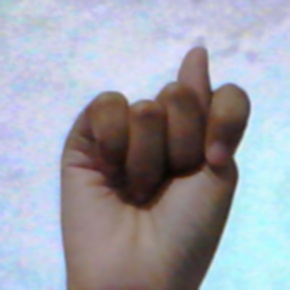
#> input picture train_data/1.png, 290 x 290 px
$ python test_white_morfologi.py
#> lines starting #> are read from the running program, lines starting #| are printed output that depends on the picture; after the words box and inside, x2 and y2 are one past the last pixel; in counts of white or black regions, pixels touching at a corner belong together
import cv2
import numpy as np
from matplotlib import pyplot as plt
from header import image_enhanchment

img = cv2.imread("train_data/1.png")
#> img is the input picture: shape (290, 290, 3); mean B, G, R 173.7, 163.6, 160.1
# cv2.imshow('origin',img)

#1 treshold
ret2,thresh = cv2.threshold(img,127,255,cv2.THRESH_TRUNC)
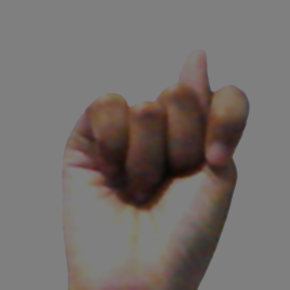
#> thresh: shape (290, 290, 3); mean B, G, R 107.7, 110.4, 116.4
# cv2.imshow("threshold",thresh)

#2 gray
gray_image = cv2.cvtColor(thresh, cv2.COLOR_BGR2GRAY)
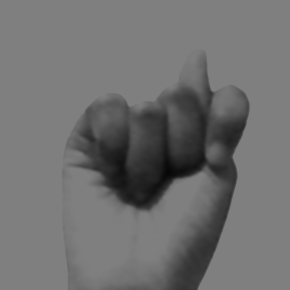
#> gray_image: shape (290, 290); min 7, max 127, mean 111.9
# cv2.imshow("threshold2",gray_image)

#3 blur
#blur = cv2.GaussianBlur(gray_image,(11,11),0)
#cv2.imshow("threshold2",blur)

#4 adaptiveThreshold Mean
th2 = cv2.adaptiveThreshold(gray_image,255,cv2.ADAPTIVE_THRESH_MEAN_C, cv2.THRESH_BINARY,11,2)
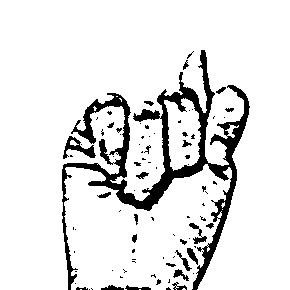
#> th2: shape (290, 290); 89.3% white; 85 black regions (60 under 20 px), largest, box (x1, y1, x2, y2) and area: (62, 50, 250, 290) 7356, (63, 136, 96, 159) 277, (189, 223, 207, 244) 125
# cv2.imshow("th2_ADAPTIVE_THRESH_MEAN_C",th2)
cv2.imwrite("train_data/ADAPTIVE_THRESH_MEAN_C.png", th2)

#5 adaptiveThreshold GAUSSIAN
# th3 = cv2.adaptiveThreshold(gray_image,255,cv2.ADAPTIVE_THRESH_GAUSSIAN_C,cv2.THRESH_BINARY,11,2)
# cv2.imshow("th3_ADAPTIVE_THRESH_GAUSSIAN_C",th3)
# cv2.imwrite("train_data/THRESH_GAUSSIAN.png", th3)

kernel = np.ones((3,3),np.uint8)
# [9 lines of commented-out code are left out]
erosi = cv2.erode(th2,kernel,iterations = 1)
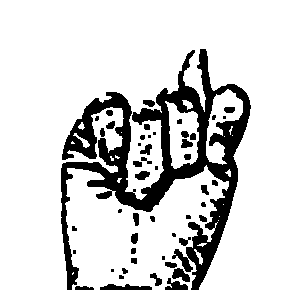
#> erosi: shape (290, 290); 83% white; 49 black regions (14 under 20 px), largest, box (x1, y1, x2, y2) and area: (61, 49, 251, 290) 12152, (100, 284, 152, 290) 220, (165, 278, 188, 290) 156
# cv2.imshow("Erosi",erosi)
cv2.imwrite("train_data/erosi_3.png", erosi)

# [11 lines of commented-out code are left out]


imagem = cv2.bitwise_not(th2)

cv2.imshow("negative",imagem)


plt.subplot(131),plt.imshow(img,cmap = 'gray')
plt.title('Citra Awal'), plt.xticks([]), plt.yticks([])

plt.subplot(132),plt.imshow(th2,cmap = 'gray')
plt.title('ADAPTIVE_GAUSSIAN'), plt.xticks([]), plt.yticks([])

plt.subplot(133),plt.imshow(erosi,cmap = 'gray')
plt.title('Erosi'), plt.xticks([]), plt.yticks([])


plt.show()
#> figure, not shown here; B, G, R data is drawn as R, G, B
